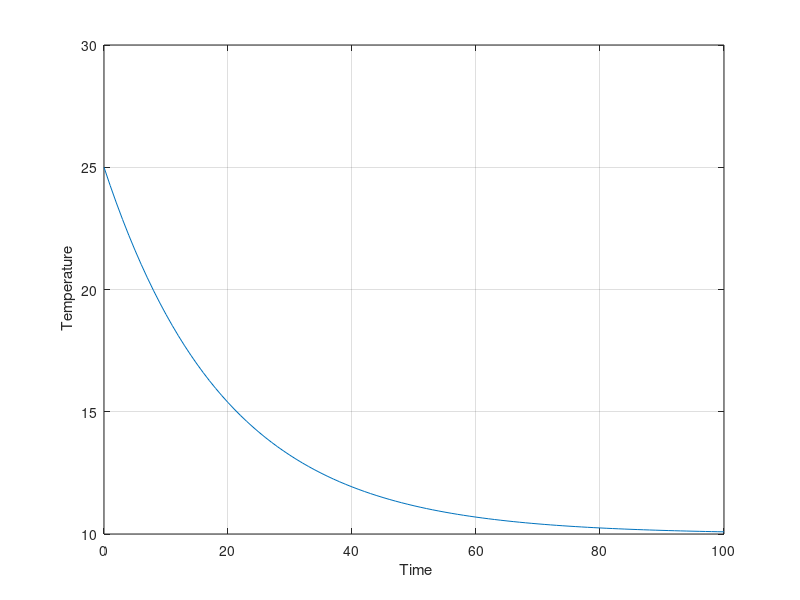

The MATLAB source for this figure:
% Timothy Smith 
% 5/13/16
% Orange juice update
%_____________________
 K=0.05;
 F=10;
 time=0:100;
 T=zeros(1,101);
 T(1)=25;
 
 for i=1:100
     T(i+1)=T(i)-K*(T(i)-F);
 end;
 disp([time(1:5:101)' T(1:5:101)']);
 plot(time, T), grid
 
xlabel ' Time'
ylabel ' Temperature'
